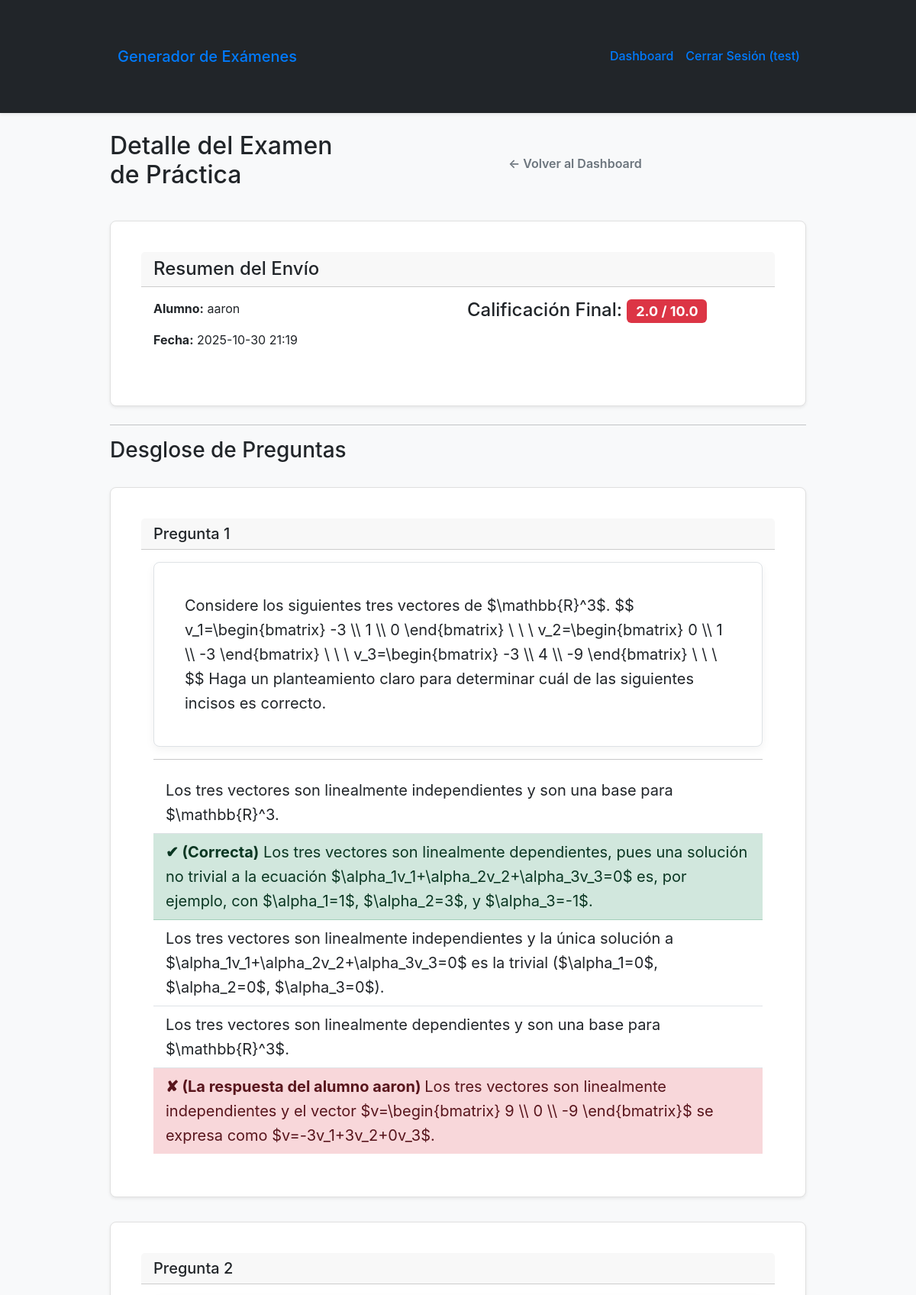
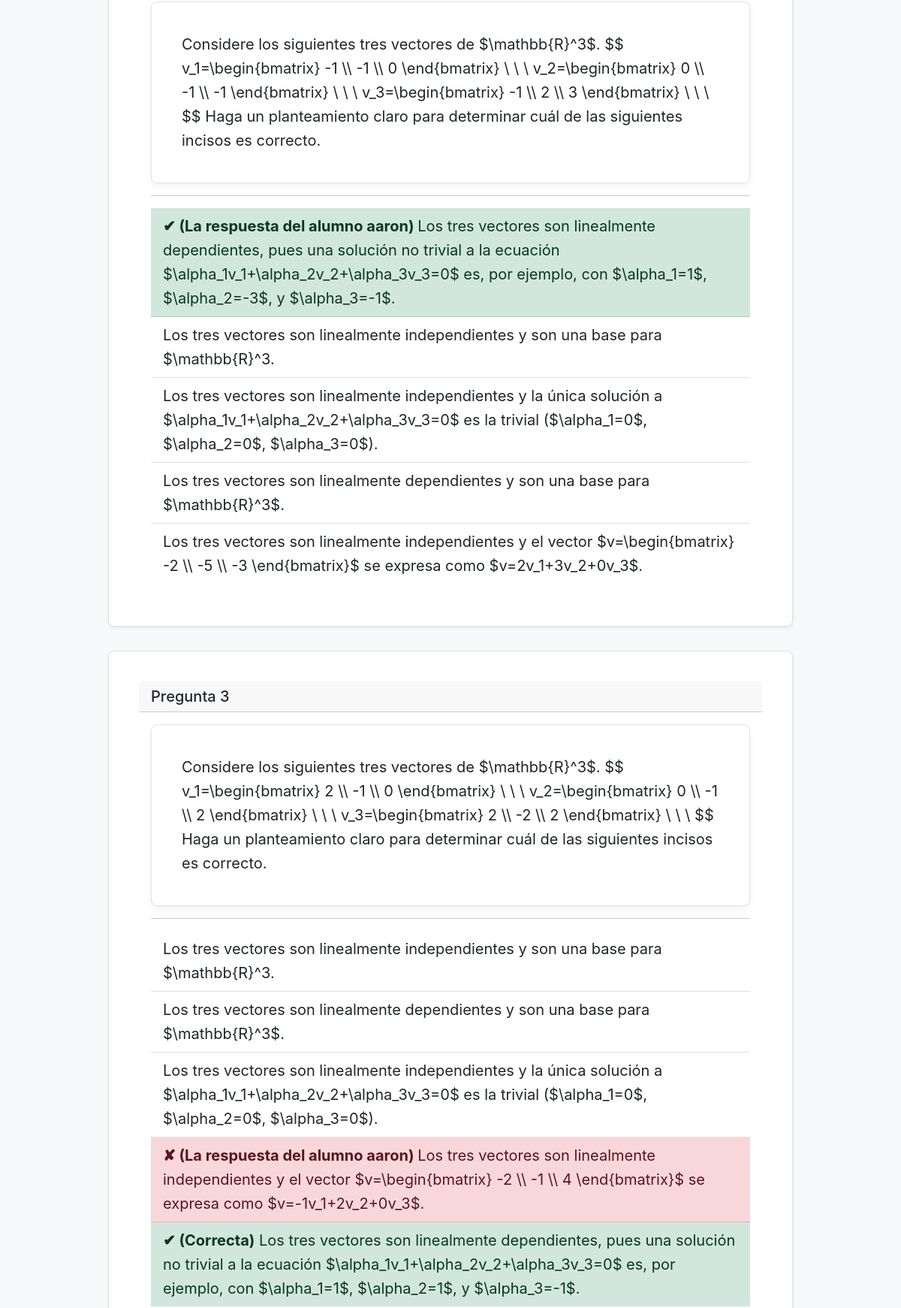
Page /respuesta/2 (signed in, upper part) on the committed database (2 pictures, top to bottom).
### app/models.py (models this page shows, shortened)
class Usuario(db.Model, UserMixin):
    __tablename__ = 'usuarios'
    id = db.Column(db.Integer, primary_key=True)
    nombre = db.Column(db.String(120), nullable=False)
    email = db.Column(db.String(120), unique=True, nullable=False, index=True)
    password_hash = db.Column(db.String(255), nullable=False)
    rol = db.Column(db.String(50), nullable=False, default='alumno')
    fecha_registro = db.Column(db.DateTime, default=datetime.utcnow)
    examenes_creados = db.relationship('Examen', backref='creador', lazy='dynamic')
    respuestas_enviadas = db.relationship('RespuestaAlumno', backref='alumno', lazy='dynamic')

class RespuestaAlumno(db.Model):
    __tablename__ = 'respuestas_alumnos'
    id = db.Column(db.Integer, primary_key=True)
    examen_id = db.Column(db.Integer, db.ForeignKey('examenes.id'), nullable=True)
    alumno_id = db.Column(db.Integer, db.ForeignKey('usuarios.id'), nullable=False)
    respuestas_json = db.Column(db.JSON, nullable=False)
    preguntas_json = db.Column(db.JSON, nullable=True)
    pdf_path = db.Column(db.String(255))
    calificacion = db.Column(db.Float)
    fecha_envio = db.Column(db.DateTime, default=datetime.utcnow)

### app/main.py (the view)
@main.route('/respuesta/<int:respuesta_id>')
@login_required
def ver_respuesta(respuesta_id):
    if current_user.rol != 'docente':
        abort(403)
    respuesta = db.session.get(RespuestaAlumno, respuesta_id)
    if not respuesta:
        abort(404) # Si no se encuentra, error 404
    try:
        preguntas = json.loads(respuesta.preguntas_json)
        respuestas_alumno = json.loads(respuesta.respuestas_json)
    except TypeError:
        preguntas = respuesta.preguntas_json
        respuestas_alumno = respuesta.respuestas_json
    return render_template(
        'ver_respuesta.html',
        usuario=current_user,
        respuesta=respuesta,          # El objeto 'RespuestaAlumno' (para la nota, alumno, etc.)
        preguntas=preguntas,          # La lista de preguntas que se hicieron
        respuestas_alumno=respuestas_alumno # El dict de las respuestas del alumno
    )

### app/__init__.py (called while the page is built)
@login_manager.user_loader
def load_user(user_id):
    from .models import Usuario
    return db.session.get(Usuario, int(user_id))

### app/templates/ver_respuesta.html (shortened to what this page needs)
{% extends "base.html" %}
{% block content %}
    <div class="d-flex justify-content-between align-items-center mb-3">
        <h2>Detalle del Examen de Práctica</h2>
        <a href="{{ url_for('main.dashboard') }}" class="btn btn-outline-secondary">
            &larr; Volver al Dashboard
        </a>
    </div>
    <div class="card shadow-sm mb-4">
        <div class="card-header">
            <h4 class="mb-0">Resumen del Envío</h4>
        </div>
        <div class="card-body">
            <div class="row">
                <div class="col-md-6">
                    <p><strong>Alumno:</strong> {{ respuesta.alumno.nombre }}</p>
                    <p><strong>Fecha:</strong> {{ respuesta.fecha_envio.strftime('%Y-%m-%d %H:%M') }}</p>
                </div>
                <div class="col-md-6">
                    <h4>Calificación Final:
                        <span class="badge
                            {% if respuesta.calificacion >= 8 %} bg-success
                            {% elif respuesta.calificacion >= 6 %} bg-warning text-dark
                            {% else %} bg-danger
                            {% endif %}">
                            {{ "%.1f"|format(respuesta.calificacion) }} / 10.0
                        </span>
                    </h4>
                </div>
            </div>
        </div>
    </div>
    <hr>
    <h3>Desglose de Preguntas</h3>
    {% for pregunta in preguntas %}
    {% set pregunta_index_str = "pregunta-" + loop.index0|string %}
    {% set respuesta_alumno_idx = respuestas_alumno[pregunta_index_str] | int %}
    <div class="card shadow-sm mb-3">
        <div class="card-header">
            <h5 class="mb-0">Pregunta {{ loop.index }}</h5>
        </div>
        <div class="card-body">
            <div class="pregunta-container fs-5 mb-3">
                {{ pregunta.enunciado_latex | safe }}
            </div>
            <hr>
            <ul class="list-group list-group-flush">
                {% for opcion in pregunta.opciones %}
                {% set es_correcta = (loop.index0 == pregunta.respuesta_correcta) %}
                {% set es_seleccionada = (loop.index0 == respuesta_alumno_idx) %}
                <li class="list-group-item fs-5
                    {% if es_correcta %}
                        list-group-item-success
                    {% elif es_seleccionada and not es_correcta %}
                        list-group-item-danger
                    {% endif %}
                ">
                    {% if es_seleccionada %}
                        <strong>
                            {% if es_correcta %}
                                &#x2714; {% else %}
                                &#x2718; {% endif %}
                            (La respuesta del alumno {{ respuesta.alumno.nombre }})
                        </strong>
                    {% endif %}
                    {% if es_correcta and not es_seleccionada %}
                        <strong>&#x2714; (Correcta)</strong>
                    {% endif %}
                    {{ opcion | safe }}
                </li>
                {% endfor %}
            </ul>
        </div>
    </div>
    {% endfor %}
{% endblock %}

### app/templates/base.html (shortened to what this page needs)
<!DOCTYPE html>
<html lang="es">
<head>
    <link href="https://cdn.jsdelivr.net/npm/bootstrap@5.3.3/dist/css/bootstrap.min.css"
          rel="stylesheet"
>
    <link rel="stylesheet" href="{{ url_for('static', filename='css/style.css') }}">
</head>
<body class="bg-light">
    <nav class="navbar navbar-expand-lg navbar-dark bg-dark shadow-sm">
        <div class="container">
            <a class="navbar-brand" href="{{ url_for('main.index') }}">Generador de Exámenes</a>
            <div class="collapse navbar-collapse" id="navbarNav">
                <ul class="navbar-nav ms-auto">
                    {% if current_user.is_authenticated %}
                        <li class="nav-item">
                            <a class="nav-link" href="{{ url_for('main.dashboard') }}">Dashboard</a>
                        </li>
                        <li class="nav-item">
                            <a class="nav-link" href="{{ url_for('auth.logout') }}">Cerrar Sesión ({{ current_user.nombre }})</a>
                        </li>
                    {% endif %}
                </ul>
            </div>
        </div>
    </nav>
    <main class="container my-4">
        {% block content %}{% endblock %}
    </main>
</body>
</html>

### app/static/css/style.css (style rules this page uses)
:root { --color-primario: #007bff; --color-secundario: #6c757d; --color-exito: #28a745; --color-peligro: #dc3545; --color-fondo: #f8f9fa; --color-tarjeta: #ffffff; --color-texto: #212529; --sombra-tarjeta: 0 4px 12px rgba(0, 0, 0, 0.05); --borde-radio: 8px; }
body { font-family: -apple-system, BlinkMacSystemFont, "Segoe UI", Roboto, "Helvetica Neue", Arial, sans-serif; margin: 0; padding: 0; background-color: var(--color-fondo); color: var(--color-texto); line-height: 1.6; }
.container { max-width: 960px; margin: 2em auto; padding: 0 1.5em; }
.navbar { background-color: var(--color-tarjeta); padding: 1em 2em; box-shadow: var(--sombra-tarjeta); display: flex; justify-content: space-between; align-items: center; }
.navbar a { text-decoration: none; color: var(--color-primario); font-weight: 500; padding: 0.5em; }
.card { background-color: var(--color-tarjeta); border: 1px solid #e0e0e0; border-radius: var(--borde-radio); box-shadow: var(--sombra-tarjeta); padding: 2.5em; margin-top: 2em; }
.btn { display: inline-block; width: 100%; padding: 0.85em 1.2em; font-size: 1rem; font-weight: 600; text-align: center; text-decoration: none; cursor: pointer; border: none; border-radius: 4px; transition: background-color 0.2s ease, transform 0.1s ease; }
.pregunta-container { border: 1px solid #dee2e6; padding: 2em; border-radius: var(--borde-radio); background-color: var(--color-tarjeta); box-shadow: var(--sombra-tarjeta); font-size: 1.1rem; overflow-x: auto; }

### rows in the picture
Usuario: nombre "test"
Usuario: alumno.nombre "aaron", alumno.nombre "aaron" "aaron" "aaron"
RespuestaAlumno: fecha_envio "2025-10-30 21:19", calificacion "2.0"

### other values in the picture
{{ opcion | safe }} "Los tres vectores son linealmente independientes y son una base para $\\mathbb{R}^3." "Los tres vectores son linealmente dependientes, pues una solución no trivial a la ecuación $\\alpha_1v_1+\\alpha_2v_2+\\alpha_3v_3=0$ es, por ejemplo, con $\\alpha_1=1$, $\\alpha_2=3$, y $\\alpha_3=-1$." "Los tres vectores son linealmente independientes y la única solución a $\\alpha_1v_1+\\alpha_2v_2+\\alpha_3v_3=0$ es la trivial ($\\alpha_1=0$, $\\alpha_2=0$, $\\alpha_3=0$)." "Los tres vectores son linealmente dependientes y son una base para $\\mathbb{R}^3$." "Los tres vectores son linealmente independientes y el vector $v=\\begin{bmatrix} 9 \\\\ 0 \\\\ -9 \\end{bmatrix}$ se expresa como $v=-3v_1+3v_2+0v_3$." "Los tres vectores son linealmente dependientes, pues una solución no trivial a la ecuación $\\alpha_1v_1+\\alpha_2v_2+\\alpha_3v_3=0$ es, por ejemplo, con $\\alpha_1=1$, $\\alpha_2=-3$, y $\\alpha_3=-1$." "Los tres vectores son linealmente independientes y son una base para $\\mathbb{R}^3." "Los tres vectores son linealmente independientes y la única solución a $\\alpha_1v_1+\\alpha_2v_2+\\alpha_3v_3=0$ es la trivial ($\\alpha_1=0$, $\\alpha_2=0$, $\\alpha_3=0$)." "Los tres vectores son linealmente dependientes y son una base para $\\mathbb{R}^3$." "Los tres vectores son linealmente independientes y el vector $v=\\begin{bmatrix} -2 \\\\ -5 \\\\ -3 \\end{bmatrix}$ se expresa como $v=2v_1+3v_2+0v_3$." "Los tres vectores son linealmente independientes y son una base para $\\mathbb{R}^3." "Los tres vectores son linealmente dependientes y son una base para $\\mathbb{R}^3$." "Los tres vectores son linealmente independientes y la única solución a $\\alpha_1v_1+\\alpha_2v_2+\\alpha_3v_3=0$ es la trivial ($\\alpha_1=0$, $\\alpha_2=0$, $\\alpha_3=0$)." "Los tres vectores son linealmente independientes y el vector $v=\\begin{bmatrix} -2 \\\\ -1 \\\\ 4 \\end{bmatrix}$ se expresa como $v=-1v_1+2v_2+0v_3$." "Los tres vectores son linealmente dependientes, pues una solución no trivial a la ecuación $\\alpha_1v_1+\\alpha_2v_2+\\alpha_3v_3=0$ es, por ejemplo, con $\\alpha_1=1$, $\\alpha_2=1$, y $\\alpha_3=-1$."
